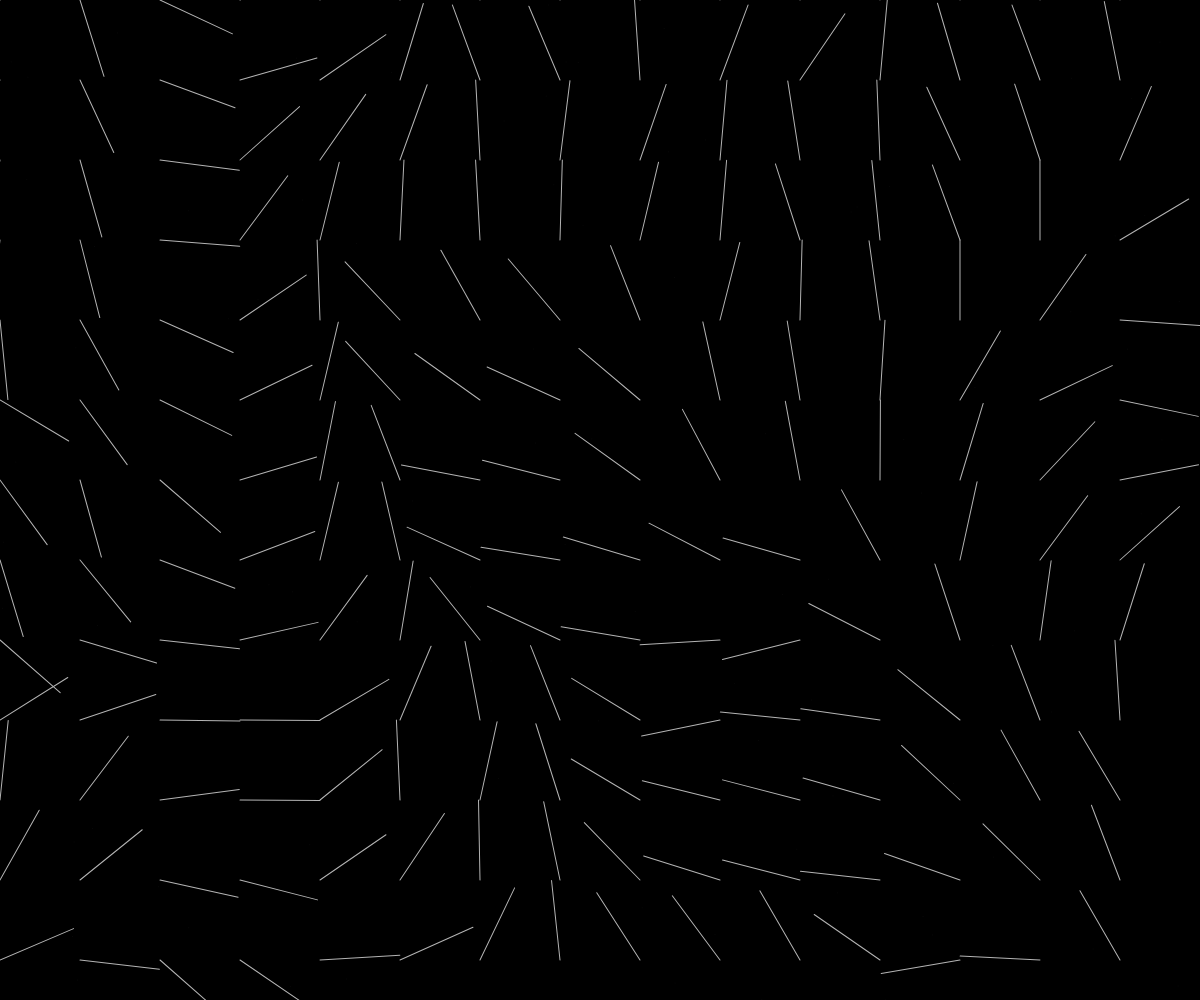
Frame 1 (no input)
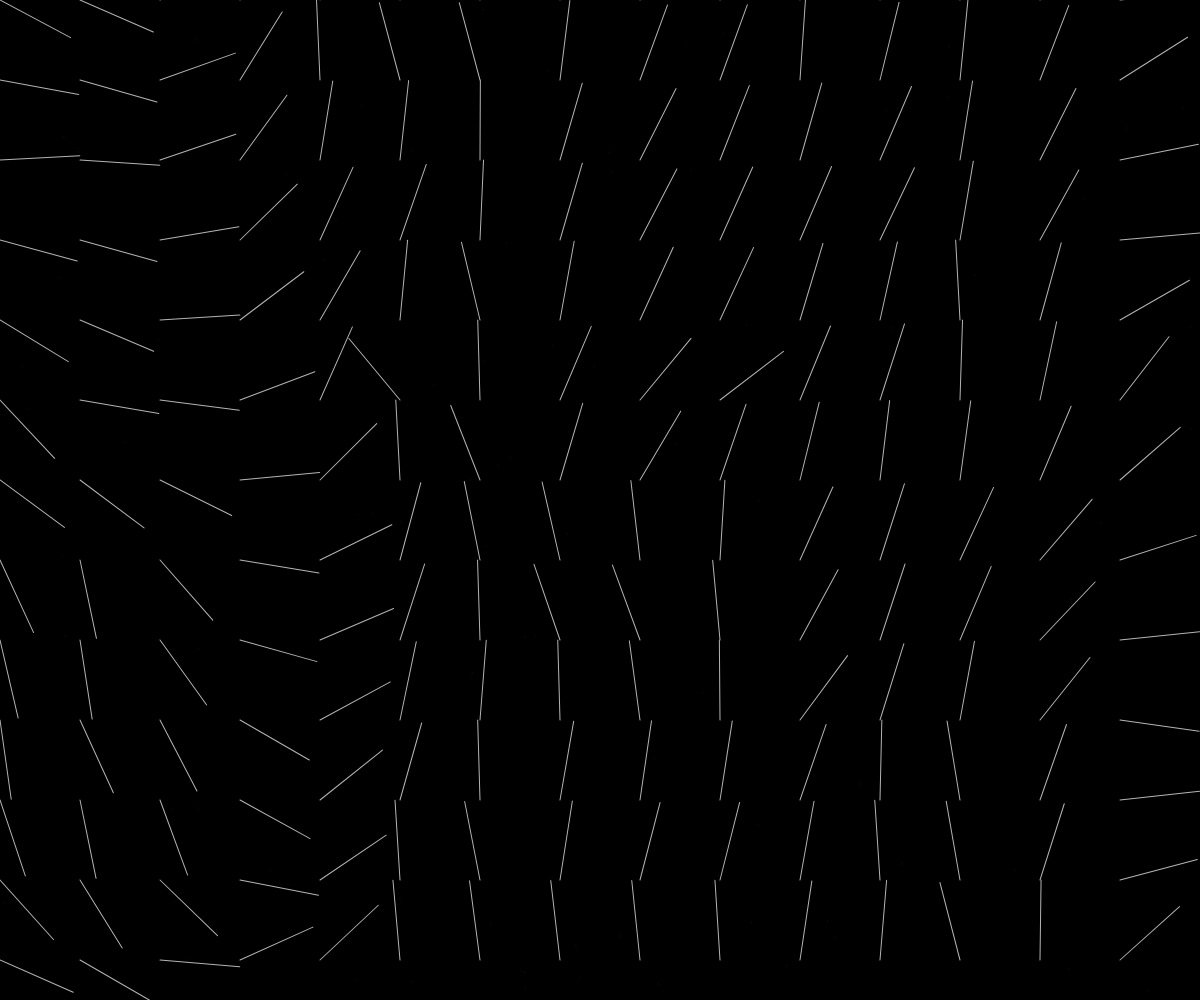
Frame 60 (no input)
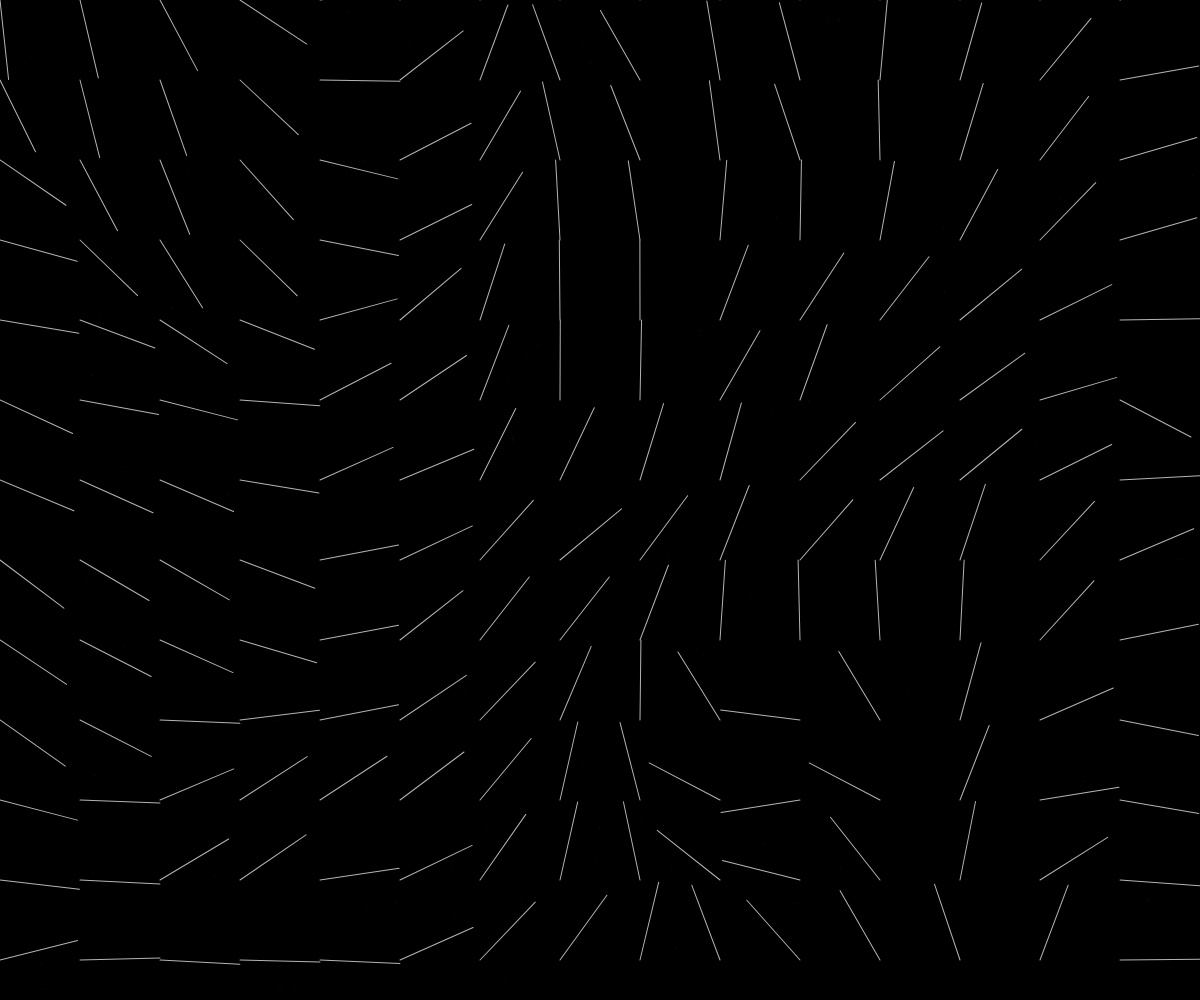
Frame 120 (the mouse pressed at the canvas centre since frame 60)

The p5.js sketch that drew these frames (run headless with seeded random() and noise() and a simulated clock; from frame 60 on, the mouse is pressed at the canvas centre):

// p5.js sketch
// ── sketch.js
// Diaspora Chapter2, Jan-15-2023, Mianlin Hu
// operation manual: run these project files in the zip as a whole
// !!Please run diaspora chap1 code and diaspora chap2 code seperately!!
// Code Structure: 
// -class.js - classes of waterDrop and Leaf; 
// -sketch.js - main functions
// Acknowledgements:
//code reference: P5.js Code from Daniel Shiffman instructional https://editor.p5js.org/chesterdols/sketches/B12rzkBQx
//Waterdrop https://editor.p5js.org/kelsierose94/sketches/MU2Y21aG0
//recursive tree https://editor.p5js.org/mtchl/sketches/ryyW2U5Fx
//Fractal Tree https://editor.p5js.org/codingtrain/sketches/xTjmYXU3q 



var scl = 80;
var cols, rows;
let fr=5;//framerate

var xvec, yvec;
var noiseInc = .1;
var time = 0;
var leaves = [];
var drops=[];
var flowfield;
let startpos=10;//start position of the Rain function

let sc=0.8//scale of the recursive tree
let angle=0;//angle of the tree branch
let len=100;//len of Branch


function setup() { 
  createCanvas(windowWidth,windowHeight);
  cols = floor(windowWidth / scl);
  rows = floor(windowHeight / scl);
  for (var i = 0; i < 100; i++) {
    leaves[i] = new Leaf();
    drops[i]=new waterDrop();
}

  
}


function draw(){
  background(0);
  stroke(255);

  
  if(frameCount<800)
  {
    FlowField();

    for (var i = 0; i < leaves.length; i++) {
     leaves[i].show();
     leaves[i].update();
     leaves[i].edges();
     leaves[i].follow(flowfield);
    }
  }
  else if(frameCount<870){
    frameRate(2);
    scl+=10;
    chaoticLeaves();
  }
  else if(frameCount<1200)
  {
    for(var i=0;i<drops.length;i++)
    {
      frameRate(fr);
      if(fr<10)
      {fr+=0.5;}
      drops[i].show();
      drops[i].update();
    }
  }
  else if(frameCount<1240){
    frameRate(2);
    startpos+=10;
    Rain();
  }
  else if(frameCount<1280)
  {
    frameRate(2);
    DrawTree();
  }
  else if(frameCount<1330)
  {
    frameRate(2);
    strokeWeight(1);
    if(len<200)
    {len+=5;}
    Kaleidoscope();
  }

  }



  function Rain()
  {
  stroke(255);
  for(let x=0;x<width;x+=5)
  {
    let y=randomGaussian(0,startpos);
    line(x-random(5,10),y,x+random(5,10),y+random(50,200));
  }
  }

  function chaoticLeaves()
  {
    
    for(var y=0;y<rows;y++)
  {
    for(var x=0;x<cols;x++)
    {
      
      let x0=x*scl;
      let y0=y*scl;
      let pos = createVector(random(scl/2), random(scl/2));
      
   
      noStroke();
      let diam=scl*pos.x/scl; 

      smooth();
      
      fill(2*pos.x/scl*250);
      ellipse(x0+pos.x,y0+pos.y,diam);
    }
  }
  }
  
  function FlowField(){
    xvec = floor((windowWidth+50) / scl);
    yvec = floor((windowHeight+50) / scl);
    flowfield = new Array(xvec * yvec);

    var yNoise = 0;
    for (var y = 0; y < yvec; y++) {
           var xNoise = 0;
           for (var x = 0; x < xvec; x++) {
                  var vecDirect = noise(xNoise, yNoise, time) * 2*(TWO_PI);
                  var dir = p5.Vector.fromAngle(vecDirect);
                  var index = x + y * xvec;
                  flowfield[index] = dir;
                  dir.setMag(3);
                  xNoise += noiseInc;
                  stroke(180);
                  push();
                  translate(x * scl, y * scl);
                  rotate(dir.heading());
                  line(0, 0, scl, 0);
                  pop();
           }
           yNoise += noiseInc;
           time += .001;
    }
}

function DrawTree()
{
  strokeWeight(10); 
  translate(width/2,height-20); 
  branch(0); 
  if(sc<1)
  {sc+=0.01;}
}

function Kaleidoscope()
{
  angle=random(0,PI/3);
  for(let i=0;i<2*PI;i+=2*PI/6)
  {
    push();
    
    
    translate(width/2,height/2);
    rotate(i);
    Branch(len);

    pop();
  }
}


// Fractal Tree
function Branch(len) {
  line(0, 0, 0, -len);
  translate(0, -len);
  if (len > 4) {
    push();
    rotate(angle);
    Branch(len * 0.67);
    pop();
    push();
    rotate(-angle);
    Branch(len * 0.67);
    pop();
  }
}


function branch(depth){ 
  if (depth < 10) { 
    line(0,0,0,-height/10); // draw a line going up
    { 
      translate(0,-height/10); // move the space upwards
      rotate(random(-0.05,0.05));  // random wiggle

      if (random(1.0) < 0.6){ // branching   
        rotate(0.3); // rotate to the right
        scale(sc); // scale down
        
        push(); // now save the transform state
        branch(depth + 1); // start a new branch!
        pop(); // go back to saved state
        
        rotate(-0.6); // rotate back to the left 
        
        push(); // save state
        branch(depth + 1);   // start a second new branch 
        pop(); // back to saved state        
     } 
      else { // no branch - continue at the same depth  
        branch(depth);
      } 
    } 
  }
} 



// ── class.js


  class waterDrop{
    constructor(){
      this.x = random(0, width);
      this.y = random(0, -height);
      this.speed = random(5, 10);
      this.gravity = 0;
    }
    show () {
      noStroke();
      fill(255);
      ellipse(this.x, this.y, random(5, 15), random(5, 15));   
    }
    update() {
      this.speed = random(5, 10);
      this.gravity = 1.05;
      this.y = this.y + this.speed*this.gravity;  
      
      if (this.y > height) {
        this.y = random(0, -height);
        this.gravity = 0;
  }
  }
  }

class Leaf {
    constructor() {
      this.pos = createVector(random(width), random(height));
      this.vel = createVector(0, 0);
      this.acc = createVector(0, 0);
      this.maxspeed = 2;
      this.prevPos = this.pos.copy();
    }
  
    update() {
      this.vel.add(this.acc);
      this.vel.limit(this.maxspeed);
      this.pos.add(this.vel);
      this.acc.mult(0);
    }
  
    follow(vectors) {
      var x = floor(this.pos.x / scl);
      var y = floor(this.pos.y / scl);
      var index = x + y * cols;
      var force = vectors[index];
      this.applyForce(force);
    }
  
    applyForce(force) {
      this.acc.add(force);
    }
  
    show() {
      stroke(255, 10);
      strokeWeight(1);
      
      line(this.pos.x, this.pos.y, this.prevPos.x, this.prevPos.y);
      this.updatePrev();
    }
  
    updatePrev() {
      this.prevPos.x = this.pos.x;
      this.prevPos.y = this.pos.y;
    }
  
    edges() {
      if (this.pos.x > width) {
        this.pos.x = 0;
        this.updatePrev();
      }
      if (this.pos.x < 0) {
        this.pos.x = width;
        this.updatePrev();
      }
      if (this.pos.y > height) {
        this.pos.y = 0;
        this.updatePrev();
      }
      if (this.pos.y < 0) {
        this.pos.y = height;
        this.updatePrev();
      }
  
    }
  
  }
